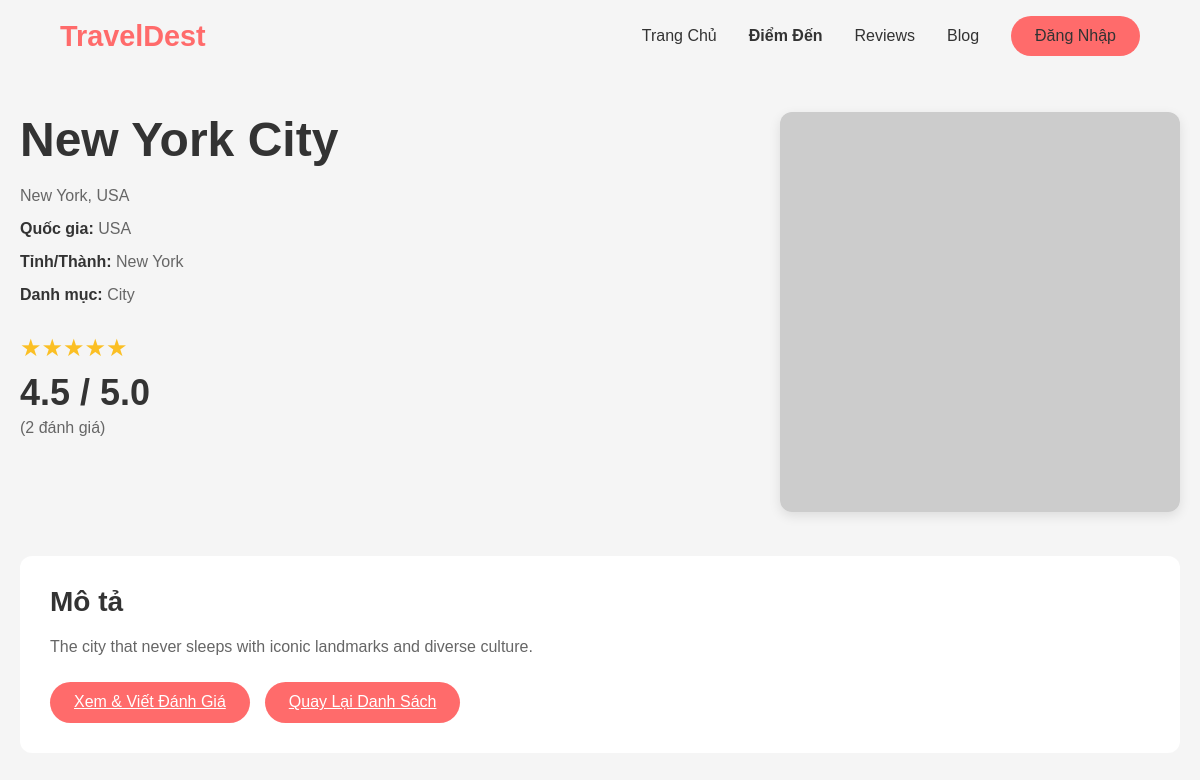
Page /detail.php?id=14 on the committed database.
### tables this page shows
CREATE TABLE IF NOT EXISTS destinations (
    destination_id INT AUTO_INCREMENT PRIMARY KEY,
    name VARCHAR(100) NOT NULL,
    country VARCHAR(100) NOT NULL,
    description TEXT,
    image_url VARCHAR(10000),
     category VARCHAR(50),
    province VARCHAR(100)
);

### detail.php (the view, shortened to what this page needs)
<?php
require_once 'config.php';
$destination_id = isset($_GET['id']) ? (int)$_GET['id'] : 0;
$stmt = $conn->prepare("SELECT * FROM destinations WHERE destination_id = ?");
$stmt->bind_param("i", $destination_id);
$stmt->execute();
$result = $stmt->get_result();
$destination = $result->fetch_assoc();
$stmt = $conn->prepare("SELECT AVG(rating) as avg_rating, COUNT(*) as total_reviews FROM reviews WHERE destination_id = ?");
$stmt->bind_param("i", $destination_id);
$stmt->execute();
$rating_result = $stmt->get_result()->fetch_assoc();
$avg_rating = $rating_result['avg_rating'] ? round($rating_result['avg_rating'], 1) : 0;
$total_reviews = $rating_result['total_reviews'];
?>
<!DOCTYPE html>
<html lang="vi">
<head>
</head>
<body>
<header>
    <div class="nav">
        <div class="logo">TravelDest</div>
        <div class="nav-menu">
            <a href="landing.php">Trang Chủ</a>
            <a href="destinations.php"><strong>Điểm Đến</strong></a>
            <a href="all_reviews.php">Reviews</a>
            <a href="blogs.php">Blog</a>
            <?php if (!isset($_SESSION['user_id'])): ?>
                <a href="login.php" class="btn">Đăng Nhập</a>
            <?php endif; ?>
        </div>
    </div>
</header>
<body>
    <div class="content">
        <div class="destination-header">
            <div class="destination-info">
                <h1><?php echo htmlspecialchars($destination['name']); ?></h1>
                <div class="destination-meta">
                    <?php echo htmlspecialchars($destination['province']); ?>, <?php echo htmlspecialchars($destination['country']); ?>
                </div>
                <div class="destination-meta">
                    <strong>Quốc gia:</strong> <?php echo htmlspecialchars($destination['country']); ?>
                </div>
                <div class="destination-meta">
                    <strong>Tỉnh/Thành:</strong> <?php echo htmlspecialchars($destination['province']); ?>
                </div>
                <div class="destination-meta">
                    <strong>Danh mục:</strong> <?php echo htmlspecialchars($destination['category']); ?>
                </div>
                <div class="rating-section">
                    <div class="stars">★★★★★</div>
                    <div class="rating-number"><?php echo $avg_rating; ?> / 5.0</div>
                    <div class="rating-count">(<?php echo $total_reviews; ?> đánh giá)</div>
                </div>
            </div>
            <div class="destination-image-container">
                <img src="<?php echo htmlspecialchars($destination['image_url']); ?>"
                     alt="<?php echo htmlspecialchars($destination['name']); ?>"
                     class="destination-image"
                     onerror="this.src='https://via.placeholder.com/400x400?text=No+Image'">
            </div>
        </div>
        <div class="description-section">
            <h2>Mô tả</h2>
            <p><?php echo htmlspecialchars($destination['description']); ?></p>
            <div class="actions">
                <a href="reviews.php?destination_id=<?php echo $destination_id; ?>" class="btn btn-primary">Xem & Viết Đánh Giá</a>
                <a href="destinations.php" class="btn btn-secondary">Quay Lại Danh Sách</a>
            </div>
        </div>
    </div>
</body>
</html>

### detail.php (style rules this page uses)
* { margin: 0; padding: 0; box-sizing: border-box; }
body { font-family: Arial, sans-serif; background-color: #f5f5f5; }
.logo { font-size:1.8rem; font-weight:700; color:#ff6b6b; }
.nav { display:flex; justify-content:space-between; align-items:center; padding:1rem 5%; }
.btn { background:#ff6b6b; color:white; padding:0.7rem 1.5rem; border-radius:50px; }
.nav-menu { display:flex; gap:2rem; align-items:center; }
.nav-menu a { text-decoration:none; color:#333; font-weight:500; }
.content { max-width: 1200px; margin: 40px auto; padding: 0 20px; }
.destination-header { display: grid; grid-template-columns: 1fr 400px; gap: 40px; margin-bottom: 40px; }
.destination-info h1 { font-size: 48px; color: #333; margin-bottom: 20px; }
.destination-meta { margin-bottom: 15px; font-size: 16px; color: #666; }
.destination-meta strong { color: #333; font-weight: 600; }
.rating-section { margin: 30px 0; }
.stars { color: #fbbf24; font-size: 24px; margin-bottom: 10px; }
.rating-number { font-size: 36px; font-weight: bold; color: #333; }
.rating-count { color: #666; margin-top: 5px; }
.destination-image { width: 100%; height: 400px; object-fit: cover; border-radius: 12px; box-shadow: 0 4px 12px rgba(0,0,0,0.1); }
.description-section { background: white; padding: 30px; border-radius: 12px; margin-bottom: 30px; }
.description-section h2 { font-size: 28px; color: #333; margin-bottom: 15px; }
.description-section p { font-size: 16px; line-height: 1.8; color: #666; }
.actions { margin-top: 20px; display: flex; gap: 15px; }

### rows in the picture
destinations: name "New York City", province "New York", country "USA", category "City", description "The city that never sleeps with iconic landmarks and diverse culture."

### other values in the picture
$avg_rating "4.5"
$total_reviews "2"
